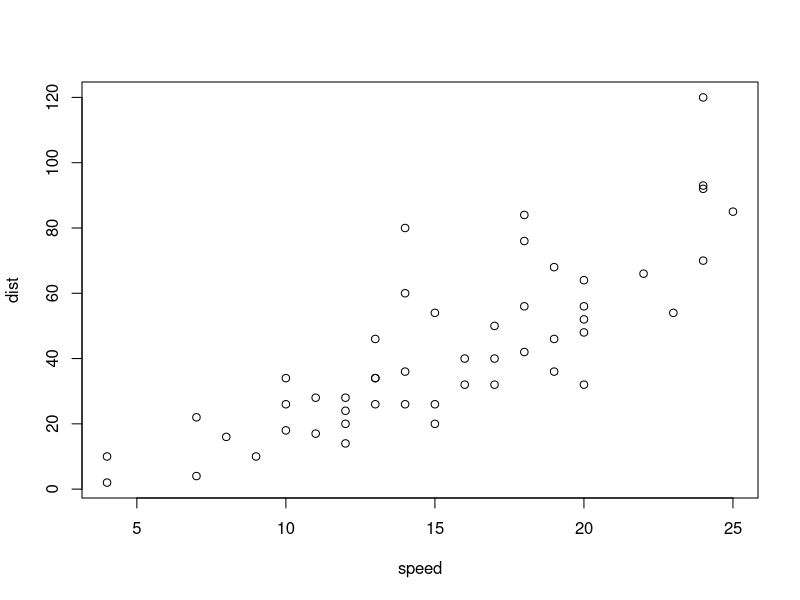
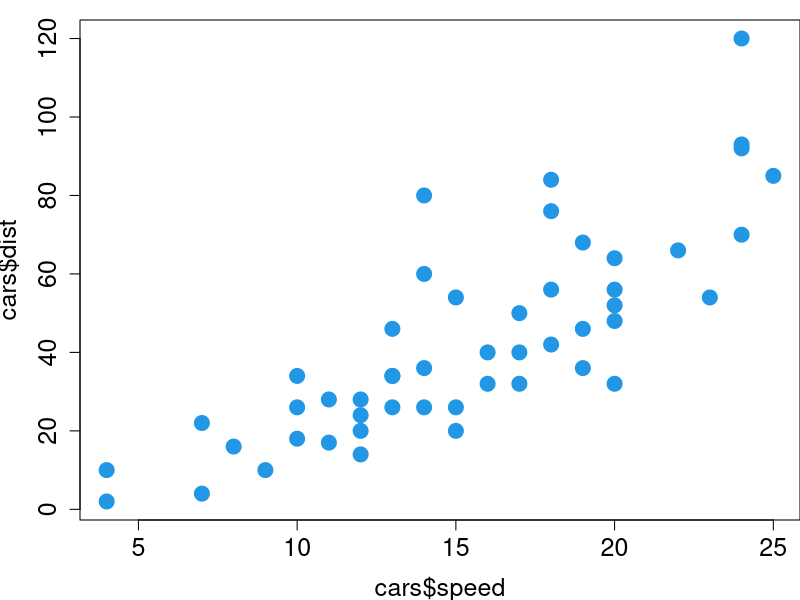

The R script that drew these images, in order: (Note: this script raises an error after producing the figures.)
## ---- chunk 1
#| echo: fenced
summary(cars)
## ---- chunk 2
#| echo: fenced
plot(cars)
## ---- chunk 3
#| echo: true
head(cars)
## ---- chunk 4
#| code-line-numbers: "|5|3"
x <- 10
y <- x * 2
z <- 20
a <- 32
## ---- chunk 5
#| echo: false
#| eval: true
str(cars)
## ---- chunk 6
#| output-location: column

par(mar = c(4, 4, 1, 0))
plot(cars$speed, cars$dist,
     cex.lab = 1.5, 
     cex.axis = 1.5, 
     pch = 19, 
     cex = 2, 
     col = 4)
## ---- chunk 7
#| echo: false
#| out-width: "86%"
knitr::include_graphics("./img/quartopubpage.png")
## ---- chunk 8
#| echo: false
#| out-width: "86%"
#| fig-align: center
knitr::include_graphics("./img/quartopubsign.png")
## ---- chunk 9
#| echo: false
knitr::include_graphics("./img/quartopub1.png")
## ---- chunk 10
#| echo: false
knitr::include_graphics("./img/quartopub2.png")
## ---- chunk 11
#| echo: false
#| out-width: "86%"
knitr::include_graphics("./img/netlifypage.png")
## ---- chunk 12
#| echo: false
#| out-width: "86%"
#| fig-align: center
knitr::include_graphics("./img/netlifysign.png")
## ---- chunk 13
#| echo: false
#| out-width: "86%"
knitr::include_graphics("./img/netlify.png")
## ---- chunk 14
#| echo: false
knitr::include_graphics("./img/netlify_auth.png")
## ---- chunk 15
#| echo: false
knitr::include_graphics("./img/netlify_page.png")
